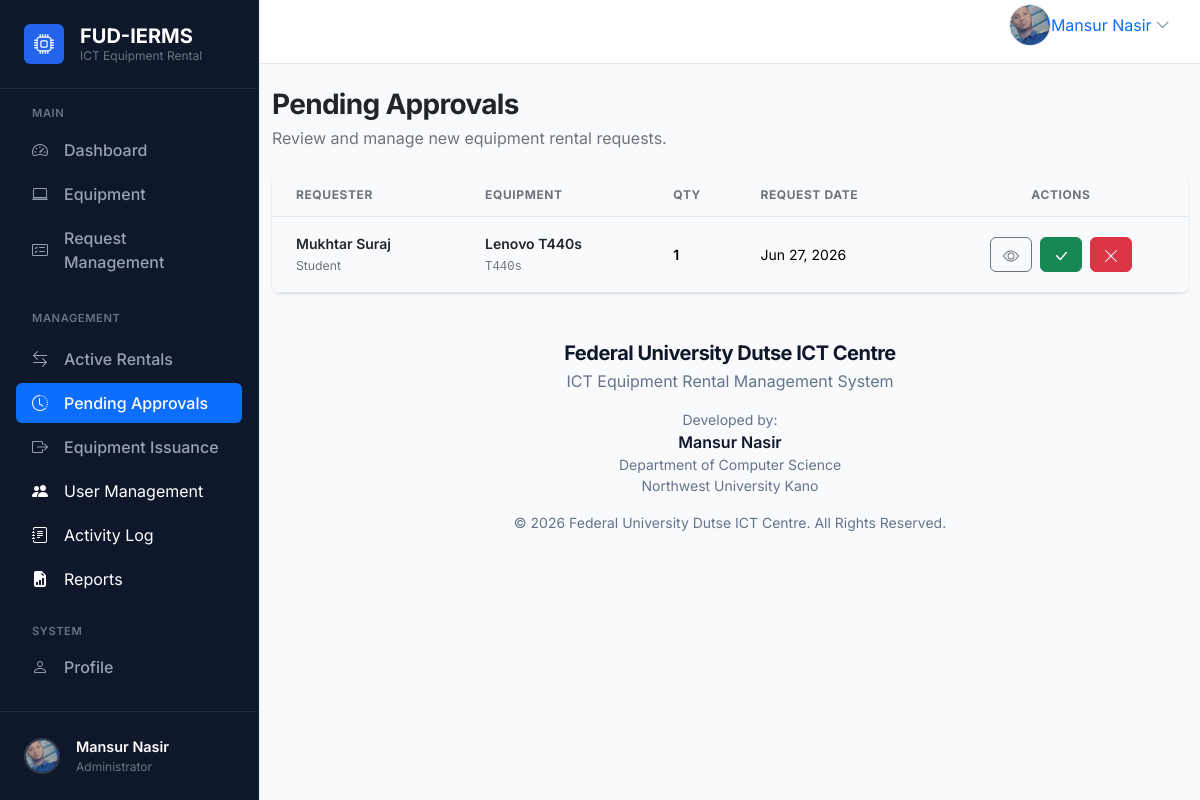
/rentals/pending/ (signed in), run on an earlier commit of the app's database.
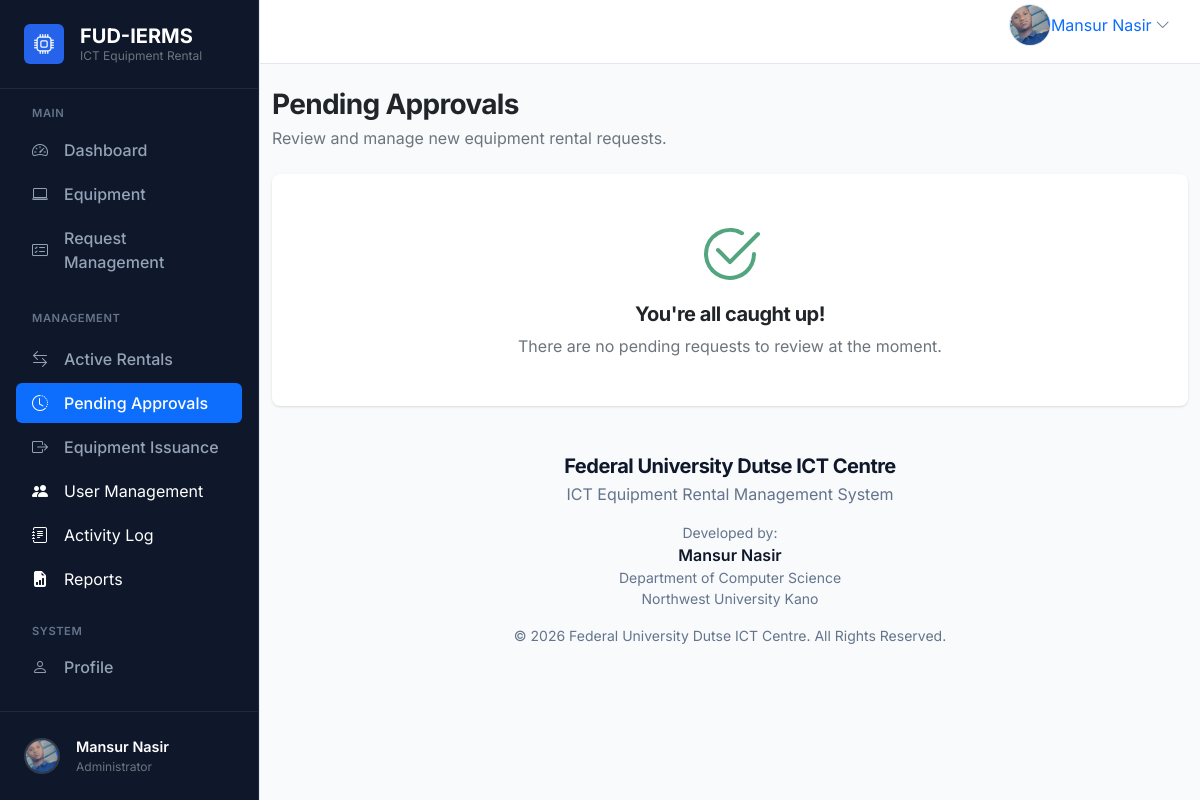
And on a later commit of the database.
### rentals/models.py (models this page shows, shortened)
class RentalRequest(models.Model):
    class Status(models.TextChoices):
        PENDING = "PENDING", "Pending"
        APPROVED = "APPROVED", "Approved"
        REJECTED = "REJECTED", "Rejected"
    requester = models.ForeignKey(
        settings.AUTH_USER_MODEL,
        on_delete=models.CASCADE,
        related_name="rental_requests",
    )
    equipment = models.ForeignKey(
        Equipment,
        on_delete=models.CASCADE,
        related_name="rental_requests",
    )
    quantity = models.PositiveIntegerField(default=1)
    purpose = models.TextField()
    request_date = models.DateField()
    expected_return_date = models.DateField()
    status = models.CharField(
        max_length=20,
        choices=Status.choices,
        default=Status.PENDING,
    )
    remarks = models.TextField(blank=True)
    approved_date = models.DateField(null=True, blank=True, db_index=True)
    created_at = models.DateTimeField(auto_now_add=True)
    updated_at = models.DateTimeField(auto_now=True)
    class Meta:
        ordering = ["-created_at"]
        indexes = [
            models.Index(fields=["status"]),
            models.Index(fields=["request_date"]),
        ]

### accounts/models.py (models this page shows, shortened)
class User(AbstractUser):
    objects = CustomUserManager()
    class Role(models.TextChoices):
        ADMIN = "ADMIN", "Admin"
        STUDENT = "STUDENT", "Student"
        STAFF = "STAFF", "Staff"
    role = models.CharField(
        max_length=20,
        choices=Role.choices,
        default=Role.STUDENT,
        db_index=True,
    )
    phone = models.CharField(max_length=20, blank=True, db_index=True)
    faculty = models.CharField(max_length=255, blank=True)
    department = models.CharField(max_length=255, blank=True)
    profile_image = models.ImageField(
        upload_to="profile_images/",
        blank=True,
        null=True,
    )
    created_at = models.DateTimeField(auto_now_add=True)
    updated_at = models.DateTimeField(auto_now=True)
    class Meta:
        verbose_name = "User"
        verbose_name_plural = "Users"
        ordering = ["-created_at"]
        indexes = [
            models.Index(fields=["role"]),
        ]

### equipment/models.py (models this page shows, shortened)
class Equipment(models.Model):
    class Category(models.TextChoices):
        LAPTOP = "LAPTOP", "Laptop"
        PROJECTOR = "PROJECTOR", "Projector"
        PRINTER = "PRINTER", "Printer"
        SCANNER = "SCANNER", "Scanner"
        CAMERA = "CAMERA", "Camera"
        NETWORKING = "NETWORKING", "Networking Device"
    class Status(models.TextChoices):
        AVAILABLE = "AVAILABLE", "Available"
        UNAVAILABLE = "UNAVAILABLE", "Unavailable"
        MAINTENANCE = "MAINTENANCE", "Maintenance"
    class Condition(models.TextChoices):
        EXCELLENT = "EXCELLENT", "Excellent"
        GOOD = "GOOD", "Good"
        FAIR = "FAIR", "Fair"
        DAMAGED = "DAMAGED", "Damaged"
    name = models.CharField(max_length=255)
    category = models.CharField(
        max_length=50,
        choices=Category.choices,
        default=Category.LAPTOP,
    )
    description = models.TextField(blank=True)
    serial_number = models.CharField(max_length=100, unique=True)
    quantity = models.PositiveIntegerField(default=1)
    available_quantity = models.PositiveIntegerField(default=1)
    condition = models.CharField(
        max_length=50,
        choices=Condition.choices,
        default=Condition.EXCELLENT,
    )
    image = models.ImageField(
        upload_to="equipment_images/",
        blank=True,
        null=True,
    )
    status = models.CharField(
        max_length=50,
        choices=Status.choices,
        default=Status.AVAILABLE,
    )
    created_at = models.DateTimeField(auto_now_add=True)
    updated_at = models.DateTimeField(auto_now=True)
    class Meta:
        ordering = ["name"]
        indexes = [
            models.Index(fields=["category"]),
            models.Index(fields=["status"]),
        ]

### rentals/views.py (the view)
# urls.py: path("pending/", views.PendingRequestsListView.as_view(), name="pending_list"),
class PendingRequestsListView(LoginRequiredMixin, AdminRequiredMixin, ListView):
    model = RentalRequest
    template_name = "rentals/pending_requests.html"
    context_object_name = "requests"
    paginate_by = 10
    def get_queryset(self):
        qs = super().get_queryset().select_related("requester", "equipment")
        return qs.filter(status=RentalRequest.Status.PENDING)

### accounts/context_processors.py (called while the page is built)
def branding(request: Any) -> dict[str, str]:
    return {
        "system_name": getattr(settings, "SYSTEM_NAME", "ICT Equipment Rental Management System"),
        "short_system_name": getattr(settings, "SHORT_SYSTEM_NAME", "FUD EquipTrack"),
        "organization_name": getattr(settings, "ORGANIZATION_NAME", "Federal University Dutse ICT Centre"),
        "system_description": getattr(
            settings,
            "SYSTEM_DESCRIPTION",
            "A secure platform for requesting, issuing, tracking, and managing ICT equipment.",
        ),
        "copyright_text": getattr(
            settings,
            "COPYRIGHT_TEXT",
            "© 2026 Federal University Dutse ICT Centre",
        ),
    }

### rentals/views.py (called while the page is built)
    def test_func(self):
        user = self.request.user
        return user.is_authenticated and (user.role == User.Role.ADMIN or user.is_superuser)

### templates/rentals/pending_requests.html (shortened to what this page needs)
{% extends "base.html" %}
{% block content %}
<div class="d-flex flex-column flex-md-row justify-content-between align-items-start align-items-md-center mb-4 gap-3">
  <div>
    <h1 class="h3 fw-bold text-dark mb-1">Pending Approvals</h1>
    <p class="text-secondary mb-0">Review and manage new equipment rental requests.</p>
  </div>
</div>
{% if requests %}
  <div class="card border-0 shadow-sm overflow-hidden">
    <div class="table-responsive">
      <table class="table table-hover align-middle mb-0">
        <thead class="bg-light">
          <tr>
            <th class="text-secondary small fw-bold ps-4">Requester</th>
            <th class="text-secondary small fw-bold">Equipment</th>
            <th class="text-secondary small fw-bold">Qty</th>
            <th class="text-secondary small fw-bold">Request Date</th>
            <th class="text-secondary small fw-bold text-center">Actions</th>
          </tr>
        </thead>
        <tbody>
          {% for req in requests %}
            <tr>
              <td class="ps-4">
                <div class="fw-semibold text-dark">{{ req.requester.get_full_name|default:req.requester.username }}</div>
                <small class="text-secondary">{{ req.requester.get_role_display }}</small>
              </td>
              <td>
                <div class="fw-semibold text-dark">{{ req.equipment.name }}</div>
                <small class="text-secondary font-monospace">{{ req.equipment.serial_number }}</small>
              </td>
              <td><span class="fw-semibold">{{ req.quantity }}</span></td>
              <td>{{ req.request_date|date:"M d, Y" }}</td>
              <td>
                <div class="d-flex justify-content-center gap-2">
                  <a href="{% url 'rentals:detail' req.pk %}" class="btn btn-sm btn-outline-secondary" title="View Details">
                  </a>
                  <a href="{% url 'rentals:approve' req.pk %}" class="btn btn-sm btn-success" title="Approve">
                    <svg xmlns="http://www.w3.org/2000/svg" width="16" height="16" fill="currentColor" class="bi bi-check-lg" viewBox="0 0 16 16">
                      <path d="M12.736 3.97a.733.733 0 0 1 1.047 0c.286.289.29.756.01 1.05L7.88 12.01a.733.733 0 0 1-1.065.02L3.217 8.384a.757.757 0 0 1 0-1.06.733.733 0 0 1 1.047 0l3.052 3.093 5.4-6.425z"/>
                    </svg>
                  </a>
                  <a href="{% url 'rentals:reject' req.pk %}" class="btn btn-sm btn-danger" title="Reject">
                    <svg xmlns="http://www.w3.org/2000/svg" width="16" height="16" fill="currentColor" class="bi bi-x-lg" viewBox="0 0 16 16">
                      <path d="M2.146 2.854a.5.5 0 1 1 .708-.708L8 7.293l5.146-5.147a.5.5 0 0 1 .708.708L8.707 8l5.147 5.146a.5.5 0 0 1-.708.708L8 8.707l-5.146 5.147a.5.5 0 0 1-.708-.708L7.293 8z"/>
                    </svg>
                  </a>
                </div>
              </td>
            </tr>
          {% endfor %}
        </tbody>
      </table>
    </div>
  </div>
{% else %}
  <div class="card border-0 shadow-sm">
    <div class="card-body text-center py-5">
      <h5 class="fw-bold text-dark mb-2">You're all caught up!</h5>
      <p class="text-secondary mb-0">There are no pending requests to review at the moment.</p>
    </div>
  </div>
{% endif %}
{% endblock content %}

What changed in the data, as far as the page shows it:
no longer on this page (row edited): RentalRequest: requester.get_full_name "Mukhtar Suraj", requester.role "Student", equipment.name "Lenovo T440s", equipment.serial_number "T440s", quantity "1", request_date "Jun 27, 2026"
Also different on the page:
text no longer shown: "REQUESTER EQUIPMENT QTY REQUEST DATE ACTIONS"
text now shown: "You're all caught up! There are no pending requests to review at the moment."
